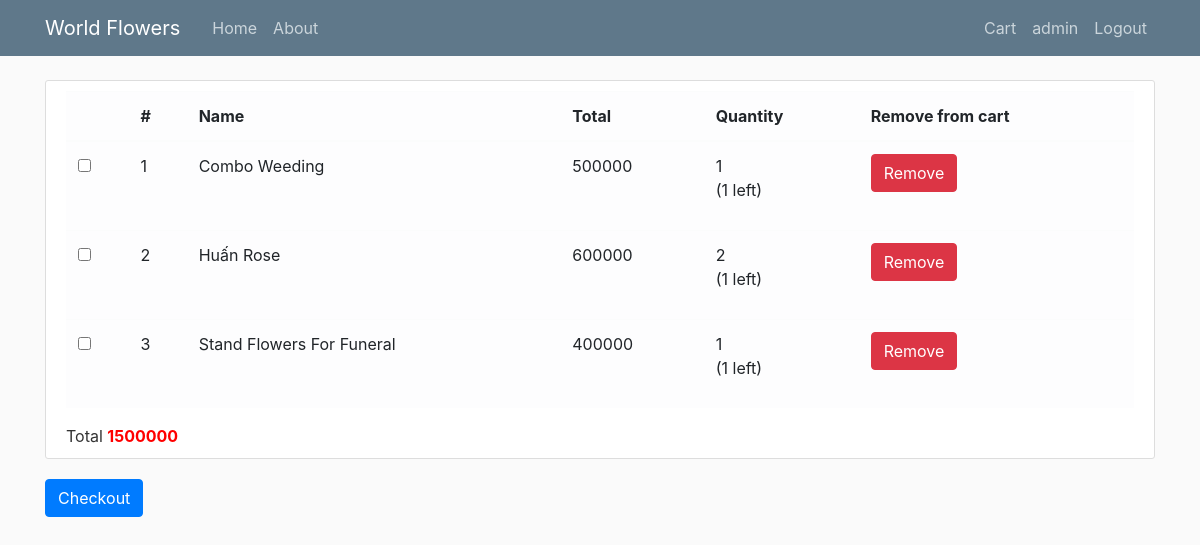
The app's page /user/cart/ (signed in), older data.
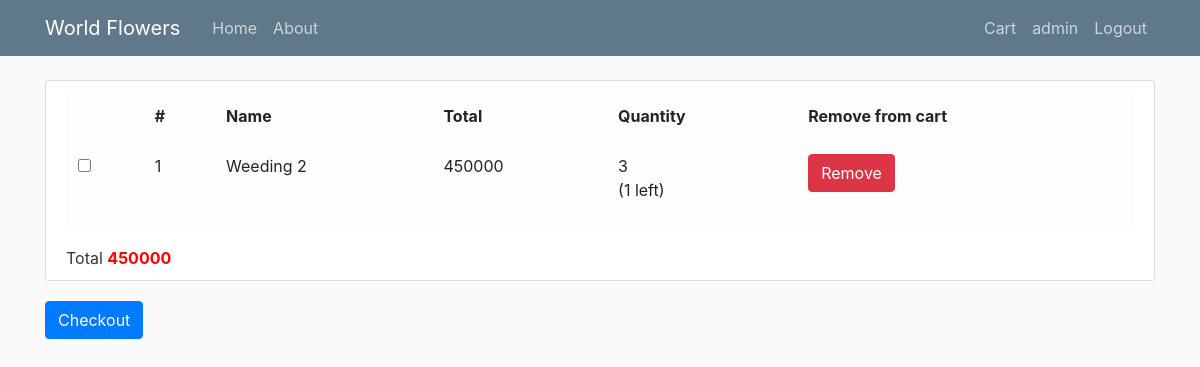
The same page, newer data.
### users/models.py (models this page shows, shortened)
class ItemSelection(models.Model):
    user = models.ForeignKey(User,on_delete=models.CASCADE)
    item = models.ForeignKey(Item, on_delete=models.CASCADE)
    quantity = models.PositiveSmallIntegerField(default=1)
    ordered = models.BooleanField(default=False)
    def get_total_item_price(self):
        return self.item.price * self.quantity

### products/models.py (models this page shows, shortened)
class Item(models.Model):
    category = models.CharField(max_length=30)
    title = models.CharField(max_length=30)
    description = models.TextField(default='')
    price = models.PositiveIntegerField()
    number_item_left = models.PositiveIntegerField(default=1)
    tag = models.CharField(max_length=50) # This field must be divided by comma (,) between each tag
    weight = models.DecimalField(max_digits=5, decimal_places=2, default=1.0)
    dimension = models.CharField(max_length=20, default='? x ? x ? cm')

### users/views.py (the view)
# urls.py: path('cart/', views.cart, name='cart'),
@login_required
def cart(request):
    selected_items = ItemSelection.objects.filter(user=request.user,ordered=False)
    total_cost = sum(i.item.price*i.quantity for i in selected_items)
    contexts={
            'selected_items':selected_items,
            'total_cost': total_cost
    }
    return render(request, 'users/cartt.html', contexts)

### users/templates/users/cartt.html
{% extends "users/base.html" %}
{% block content %}
<div class="content-section">
    <table class="table table-light" id="laptops" style="width:100%;">
        <thead>
            <tr class="list-header">
                <th scope="col"></th>
                <th scope="col">#</th>
                <th scope="col">Name</th>
                <th scope="col">Total</th>
                <th scope="col">Quantity</th>
                <th scope="col">Remove from cart</th>
            </tr>
        </thead>
        <tbody>
          {% if selected_items %}
            {% for item in selected_items %}
            <tr>
              <td><input type="checkbox" name="check[]" id="cb{{val}}" value="{{ val }}"></td>
              <td>{{ forloop.counter }}</td>
              <td>{{ item.item.title }}</td>
              <td>{{ item.get_total_item_price }}</td>
              <td>{{ item.quantity }} <p>({{ item.item.number_item_left }} left)</p></td>
              <td><a href="{% url 'remove-item-from-cart' item.item.pk %}" class="btn btn-danger">Remove</a></td>
            </tr>
            {% endfor %}
          {% else %}
          <td colspan="5">There is no item in your cart.</td>
          {% endif %}
        </tbody>
      </table>
      <span>Total <strong style="color: red;">{{ total_cost }}</strong></span>
</div>
<a class="btn btn-primary" href="{% url 'checkout' %}">Checkout</a>
{% endblock %}

### users/templates/users/base.html (shortened to what this page needs)
<!DOCTYPE html>
<html lang="en">
<head>
    <link rel="stylesheet" href="https://stackpath.bootstrapcdn.com/bootstrap/4.4.1/css/bootstrap.min.css">
</head>
<body>
    <header class="site-header">
        <nav class="navbar navbar-expand-md navbar-dark bg-steel fixed-top">
            <div class="container">
                <a class="navbar-brand mr-4" href="{% url 'home' %}">World Flowers</a>
                <div class="collapse navbar-collapse" id="navbarToggle">
                    <div class="navbar-nav mr-auto">
                        <a class="nav-item nav-link" href="{% url 'home' %}">Home</a>
                        <a class="nav-item nav-link" href="#">About</a>
                    </div>
                    <div class="navbar-nav">
                        {% if user.is_authenticated %}
                        <a class="nav-item nav-link" href="{% url 'cart' %}">Cart</a>
                        <a class="nav-item nav-link" href="{% url 'profile' %}">{{user.username}}</a>
                        <a class="nav-item nav-link" href="{% url 'logout' %}">Logout</a>
                        {% else %}
                        <a class="nav-item nav-link" href="{% url 'login' %}">Login</a>
                        <a class="nav-item nav-link" href="{% url 'register' %}">Register</a>
                        {% endif %}
                    </div>
                </div>
            </div>
        </nav>
    </header>
    <main role="main" class="container">
        {% block content%} {% endblock %}
    </main>
</body>
</html>

### users/templates/users/base.html (style rules this page uses)
body { background: #fafafa; color: #333333; margin-top: 5rem; }
.bg-steel { background-color: #5f788a; }
.site-header .navbar-nav .nav-link { color: #cbd5db; }
.content-section { background: #ffffff; padding: 10px 20px; border: 1px solid #dddddd; border-radius: 3px; margin-bottom: 20px; }

Row changes from the older to the newer data that the page shows:
removed ItemSelection: item "Combo Weeding", get_total_item_price "500000", quantity "1", item.number_item_left "1"
removed ItemSelection: item "Huấn Rose", get_total_item_price "600000", quantity "2", item.number_item_left "1"
removed ItemSelection: item "Stand Flowers For Funeral", get_total_item_price "400000", quantity "1", item.number_item_left "1"
added ItemSelection: item "Weeding 2", get_total_item_price "450000", quantity "3", item.number_item_left "1"
Text that changed along with them:
{{ total_cost }}: "1500000" → "450000"
